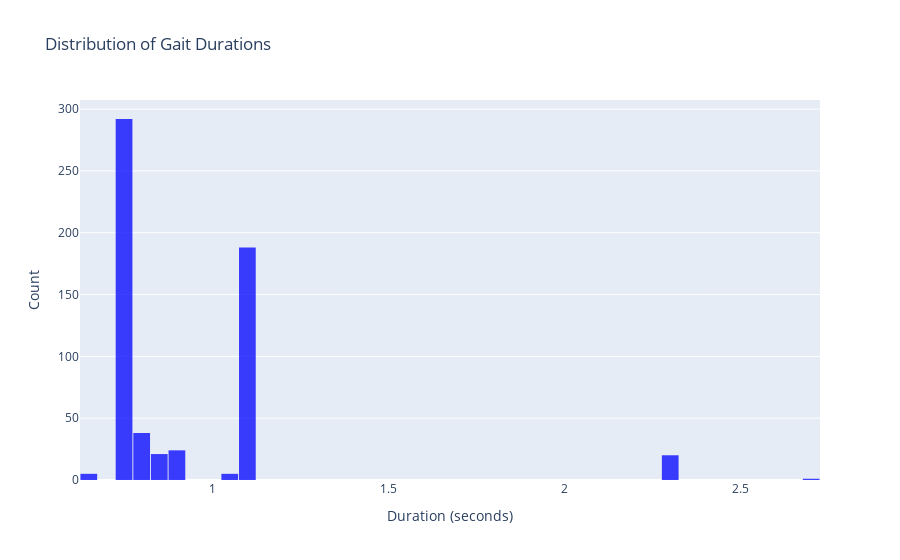

Write notebook code for a chart like this one.
### Code cell
gait_durations = [(len(gait['norm']) / 50) for gait in sampled_game]  # Divide by 50 to convert to seconds

fig = go.Figure()
fig.add_trace(go.Histogram(x=gait_durations, 
                           marker_color='blue',
                           opacity=0.75))

fig.update_layout(title_text='Distribution of Gait Durations',
                  xaxis_title='Duration (seconds)',
                  yaxis_title='Count',
                  bargap=0.05)

fig.show()

### Figure 1 — Plotly figure (JSON) as saved in the notebook; plotly's stock layout.template omitted (floating-point values rounded to 4 significant figures; data arrays with more than 128 entries replaced by an {"elided": "..."} marker saying what was removed)
{"data": [{"marker": {"color": "blue"}, "opacity": 0.75, "type": "histogram", "x": {"elided": "594 float values"}}], "layout": {"bargap": 0.05, "title": {"text": "Distribution of Gait Durations"}, "xaxis": {"title": {"text": "Duration (seconds)"}}, "yaxis": {"title": {"text": "Count"}}}}
